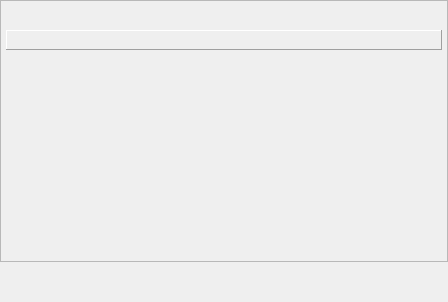
<?xml version="1.0" encoding="UTF-8"?>
<ui version="4.0">
 <class>SimulatorWidget</class>
 <widget class="QWidget" name="SimulatorWidget">
  <property name="geometry">
   <rect>
    <x>0</x>
    <y>0</y>
    <width>448</width>
    <height>302</height>
   </rect>
  </property>
  <property name="sizePolicy">
   <sizepolicy hsizetype="Preferred" vsizetype="Preferred">
    <horstretch>0</horstretch>
    <verstretch>0</verstretch>
   </sizepolicy>
  </property>
  <property name="windowTitle">
   <string>Companion Simulator</string>
  </property>
  <property name="windowIcon">
   <iconset>
    <normaloff>:/icon.png</normaloff>:/icon.png</iconset>
  </property>
  <property name="styleSheet">
   <string notr="true"/>
  </property>
  <layout class="QVBoxLayout" name="verticalLayout">
   <property name="spacing">
    <number>0</number>
   </property>
   <property name="leftMargin">
    <number>0</number>
   </property>
   <property name="topMargin">
    <number>0</number>
   </property>
   <property name="rightMargin">
    <number>0</number>
   </property>
   <property name="bottomMargin">
    <number>0</number>
   </property>
   <item>
    <widget class="QFrame" name="controlFrame">
     <property name="sizePolicy">
      <sizepolicy hsizetype="Preferred" vsizetype="Preferred">
       <horstretch>0</horstretch>
       <verstretch>0</verstretch>
      </sizepolicy>
     </property>
     <property name="frameShape">
      <enum>QFrame::StyledPanel</enum>
     </property>
     <property name="frameShadow">
      <enum>QFrame::Raised</enum>
     </property>
     <property name="lineWidth">
      <number>2</number>
     </property>
     <layout class="QGridLayout" name="gridLayout" rowstretch="1,4">
      <property name="leftMargin">
       <number>5</number>
      </property>
      <property name="topMargin">
       <number>0</number>
      </property>
      <property name="rightMargin">
       <number>5</number>
      </property>
      <property name="bottomMargin">
       <number>7</number>
      </property>
      <property name="horizontalSpacing">
       <number>0</number>
      </property>
      <property name="verticalSpacing">
       <number>10</number>
      </property>
      <item row="0" column="0" colspan="2" alignment="Qt::AlignBottom">
       <widget class="QFrame" name="radioWidgetsHT">
        <property name="sizePolicy">
         <sizepolicy hsizetype="Preferred" vsizetype="Preferred">
          <horstretch>0</horstretch>
          <verstretch>0</verstretch>
         </sizepolicy>
        </property>
        <property name="frameShape">
         <enum>QFrame::Panel</enum>
        </property>
        <property name="frameShadow">
         <enum>QFrame::Raised</enum>
        </property>
        <property name="midLineWidth">
         <number>0</number>
        </property>
        <layout class="QHBoxLayout" name="radioWidgetsHTLayout">
         <property name="spacing">
          <number>10</number>
         </property>
         <property name="leftMargin">
          <number>6</number>
         </property>
         <property name="topMargin">
          <number>9</number>
         </property>
         <property name="rightMargin">
          <number>6</number>
         </property>
         <property name="bottomMargin">
          <number>9</number>
         </property>
        </layout>
       </widget>
      </item>
      <item row="1" column="0" colspan="2">
       <widget class="QFrame" name="controlsLower">
        <property name="sizePolicy">
         <sizepolicy hsizetype="Preferred" vsizetype="Preferred">
          <horstretch>0</horstretch>
          <verstretch>0</verstretch>
         </sizepolicy>
        </property>
        <layout class="QGridLayout" name="gridLayout_2">
         <property name="leftMargin">
          <number>0</number>
         </property>
         <property name="topMargin">
          <number>7</number>
         </property>
         <property name="rightMargin">
          <number>0</number>
         </property>
         <property name="bottomMargin">
          <number>0</number>
         </property>
         <property name="horizontalSpacing">
          <number>12</number>
         </property>
         <property name="verticalSpacing">
          <number>0</number>
         </property>
         <item row="0" column="0" rowspan="2">
          <widget class="QWidget" name="leftStickWidget" native="true">
           <layout class="QHBoxLayout" name="horizontalLayout_2">
            <property name="spacing">
             <number>0</number>
            </property>
            <property name="leftMargin">
             <number>0</number>
            </property>
            <property name="topMargin">
             <number>0</number>
            </property>
            <property name="rightMargin">
             <number>0</number>
            </property>
            <property name="bottomMargin">
             <number>0</number>
            </property>
            <item>
             <layout class="QHBoxLayout" name="leftStickLayout">
              <property name="spacing">
               <number>0</number>
              </property>
             </layout>
            </item>
           </layout>
          </widget>
         </item>
         <item row="0" column="1">
          <widget class="QWidget" name="radioWidgetsVC" native="true">
           <property name="sizePolicy">
            <sizepolicy hsizetype="Maximum" vsizetype="Preferred">
             <horstretch>0</horstretch>
             <verstretch>0</verstretch>
            </sizepolicy>
           </property>
           <layout class="QVBoxLayout" name="verticalLayout_2" stretch="3,1">
            <property name="spacing">
             <number>0</number>
            </property>
            <property name="leftMargin">
             <number>0</number>
            </property>
            <property name="topMargin">
             <number>12</number>
            </property>
            <property name="rightMargin">
             <number>0</number>
            </property>
            <property name="bottomMargin">
             <number>0</number>
            </property>
            <item>
             <layout class="QGridLayout" name="VCGridLayout">
              <property name="horizontalSpacing">
               <number>16</number>
              </property>
              <property name="verticalSpacing">
               <number>9</number>
              </property>
             </layout>
            </item>
            <item>
             <spacer name="verticalSpacer">
              <property name="orientation">
               <enum>Qt::Vertical</enum>
              </property>
              <property name="sizeType">
               <enum>QSizePolicy::Preferred</enum>
              </property>
              <property name="sizeHint" stdset="0">
               <size>
                <width>0</width>
                <height>30</height>
               </size>
              </property>
             </spacer>
            </item>
           </layout>
          </widget>
         </item>
         <item row="0" column="2" rowspan="2">
          <widget class="QWidget" name="rightStickWidget" native="true">
           <layout class="QHBoxLayout" name="horizontalLayout_3">
            <property name="spacing">
             <number>0</number>
            </property>
            <property name="leftMargin">
             <number>0</number>
            </property>
            <property name="topMargin">
             <number>0</number>
            </property>
            <property name="rightMargin">
             <number>0</number>
            </property>
            <property name="bottomMargin">
             <number>0</number>
            </property>
            <item>
             <layout class="QHBoxLayout" name="rightStickLayout">
              <property name="spacing">
               <number>0</number>
              </property>
             </layout>
            </item>
           </layout>
          </widget>
         </item>
        </layout>
        <zorder>leftStickWidget</zorder>
        <zorder>rightStickWidget</zorder>
        <zorder>radioWidgetsVC</zorder>
       </widget>
      </item>
     </layout>
    </widget>
   </item>
   <item alignment="Qt::AlignBottom">
    <widget class="QWidget" name="radioUiWidget" native="true">
     <property name="sizePolicy">
      <sizepolicy hsizetype="Preferred" vsizetype="Maximum">
       <horstretch>0</horstretch>
       <verstretch>0</verstretch>
      </sizepolicy>
     </property>
     <property name="styleSheet">
      <string notr="true"/>
     </property>
     <layout class="QHBoxLayout" name="horizontalLayout">
      <property name="spacing">
       <number>0</number>
      </property>
      <property name="leftMargin">
       <number>0</number>
      </property>
      <property name="topMargin">
       <number>0</number>
      </property>
      <property name="rightMargin">
       <number>0</number>
      </property>
      <property name="bottomMargin">
       <number>0</number>
      </property>
      <item>
       <spacer name="radioUiTempSpacer">
        <property name="orientation">
         <enum>Qt::Vertical</enum>
        </property>
        <property name="sizeType">
         <enum>QSizePolicy::Maximum</enum>
        </property>
        <property name="sizeHint" stdset="0">
         <size>
          <width>20</width>
          <height>40</height>
         </size>
        </property>
       </spacer>
      </item>
     </layout>
    </widget>
   </item>
  </layout>
 </widget>
 <resources/>
 <connections/>
</ui>
